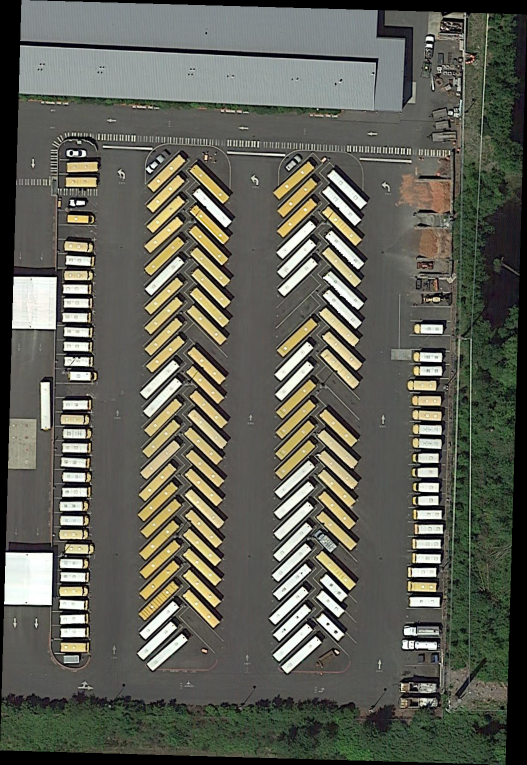
#> input picture src/data/test/images/P0006.png, 1054 x 1529 px (shown at 1/2 size); its folder holds only this picture in this run
$ python resize_images_and_labels.py
#> lines starting #> are read from the running program, lines starting #| are printed output that depends on the picture
#> in batch_resize_images_and_labels, img is the input picture: PIL image 1054x1529 RGB; mean R, G, B 95.9, 96.8, 86.5
import os
from PIL import Image


# Resize Images
def resize_image(img, target_size, max_size):
#> called with target_size = 500, max_size = 1000
    width, height = img.size
#> width = 1054; height = 1529
    min_edge = min(width, height)
#> min_edge = 1054
    ratio = target_size / min_edge  # Calculate the scale ratio for short edge
#> ratio = 0.474
    new_width = int(width * ratio)
#> new_width = 500
    new_height = int(height * ratio)
#> new_height = 725

    # Check if the long edge exceed the max_size
    if max(new_width, new_height) > max_size:
        ratio = max_size / max(new_width, new_height)
        new_width = int(new_width * ratio)
        new_height = int(new_height * ratio)

    return img.resize((new_width, new_height), Image.Resampling.LANCZOS)
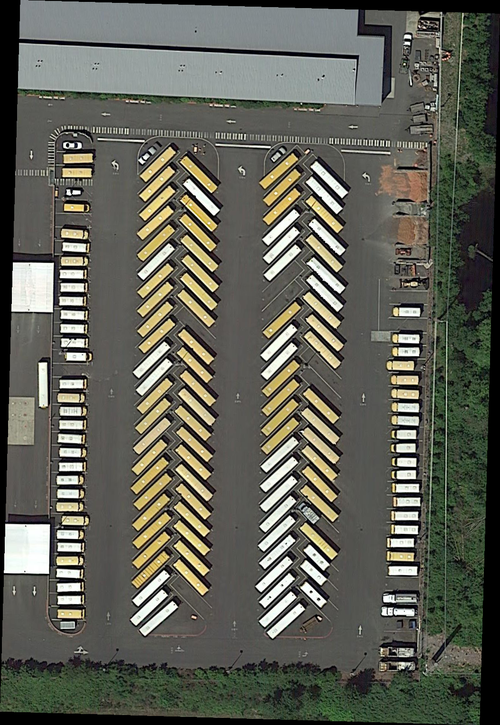
#> returned value: PIL image 500x725 RGB; mean R, G, B 96, 96.9, 86.6


# Batch resize images and labels
def batch_resize_images_and_labels(
        root_dir: str = 'tiny_train',
        image_dir: str = 'images',
        label_dir: str = 'labels',
        target_size: int = 500,
        max_size: int = 1000,
):
    # Process all images and labels
    for root, dirs, files in os.walk(os.path.join(root_dir, image_dir)):
        for file in files:
            if file.lower().endswith(('.png', '.jpg', '.jpeg')):
                file_path = os.path.join(root, file)
                try:
                    with Image.open(file_path) as img:
                        resized_img = resize_image(img, target_size, max_size)
                        resized_img.save(file_path)  # overwrite source file
                        # print(f"Resize {file} -> {resized_img.size}")
                        ratio = resized_img.width / img.width
#> ratio = 0.474
                    label_path = os.path.join(root_dir, label_dir, file.split('.')[0] + '.txt')
                    label_raws = []
                    with open(label_path) as label_file:
                        lines = label_file.readlines()
                        label_raws.extend(lines[:2])
                        for line in lines[2:]:
                            parts = line.strip().split()
                            if len(parts) < 9:
                                label_raws.append(line)
                                continue
                            points = list(map(lambda i: str(int(ratio * int(i))), parts[:8]))
                            label_raws.append(' '.join(points) + ' ' + parts[8] + ' ' + parts[9] + '\n')
                    if len(label_raws) <= 2:
                        print(file_path)
                    with open(label_path, 'w') as label_file:
                        label_file.writelines(label_raws)
                except Exception as e:
                    print(f"Failed to resize {file}, error: {e}")


if __name__ == '__main__':
    batch_resize_images_and_labels(
        root_dir='tiny_train',
    )

$ run again, on src/data/test/images/P0035.png
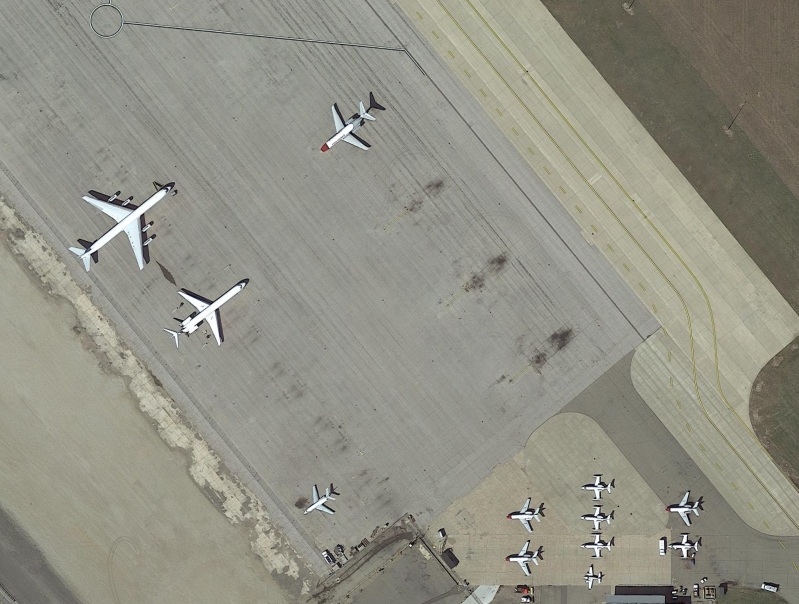
#> input picture src/data/test/images/P0035.png, 1597 x 1208 px (shown at 1/2 size)
#> in batch_resize_images_and_labels, img is the input picture: PIL image 1597x1208 RGB; mean R, G, B 145.5, 144.9, 133.2
#> in resize_image, `return img.resize((new_width, new_height), Image.Resampling.LANCZOS)`:
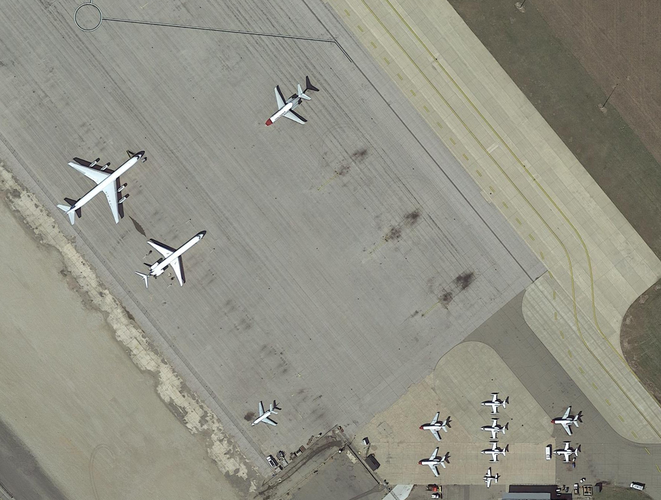
#> returned value: PIL image 661x500 RGB; mean R, G, B 145.5, 144.8, 133.2

$ run again, on src/data/test/images/P0014.png
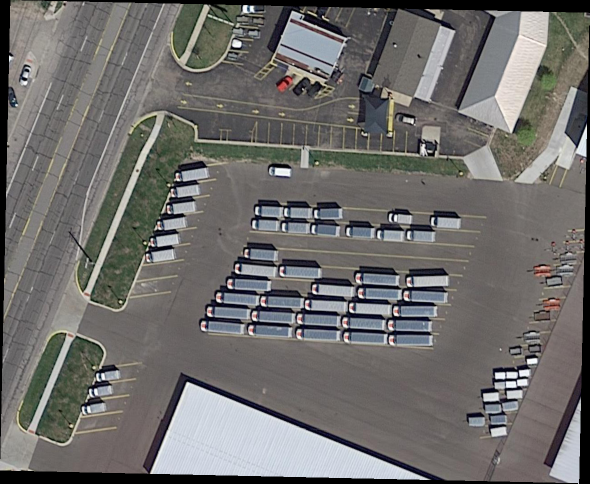
#> input picture src/data/test/images/P0014.png, 1179 x 967 px (shown at 1/2 size)
#> in batch_resize_images_and_labels, img is the input picture: PIL image 1179x967 RGB; mean R, G, B 110.8, 109.3, 107.4
#> in resize_image, `return img.resize((new_width, new_height), Image.Resampling.LANCZOS)`:
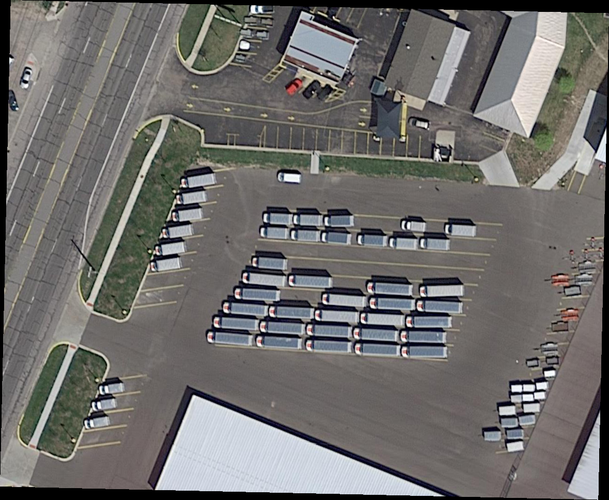
#> returned value: PIL image 609x500 RGB; mean R, G, B 110.9, 109.3, 107.5

$ run again, on src/data/test/images/P0015.png
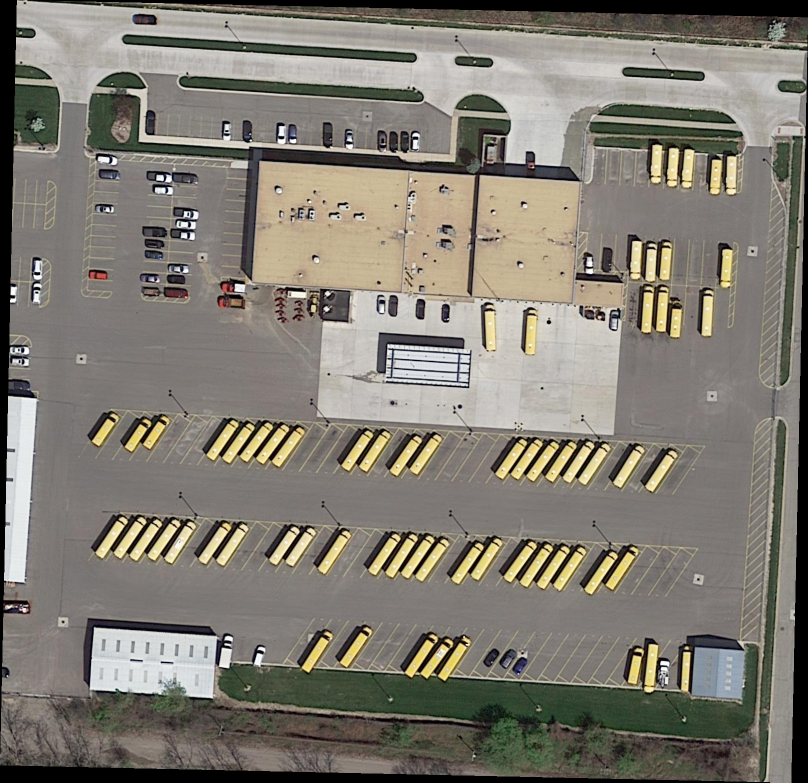
#> input picture src/data/test/images/P0015.png, 1616 x 1565 px (shown at 1/2 size)
#> in batch_resize_images_and_labels, img is the input picture: PIL image 1616x1565 RGB; mean R, G, B 128.1, 123.7, 113.8
#> in resize_image, `return img.resize((new_width, new_height), Image.Resampling.LANCZOS)`:
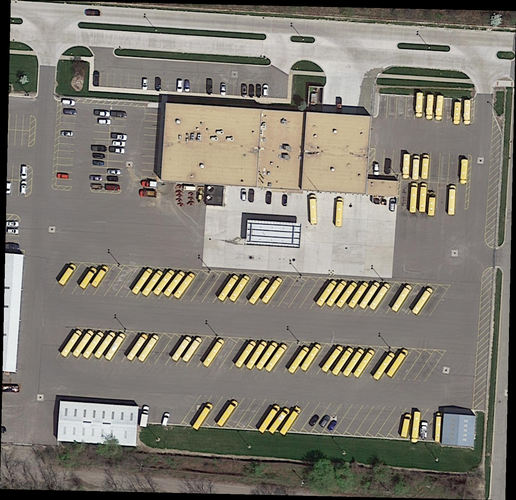
#> returned value: PIL image 516x500 RGB; mean R, G, B 128.1, 123.8, 113.9

$ run again, on src/data/test/images/P0016.png
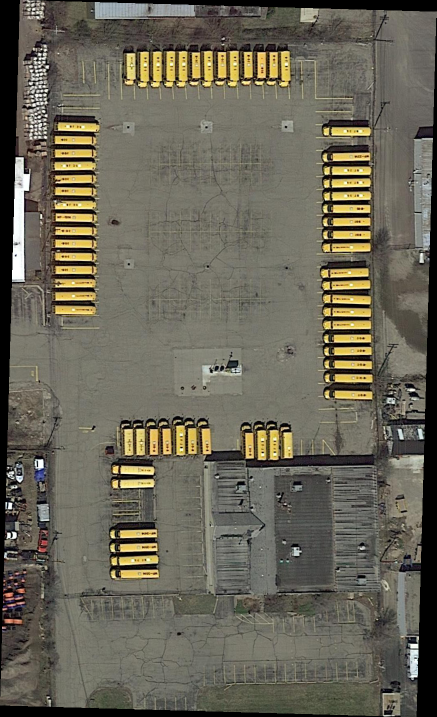
#> input picture src/data/test/images/P0016.png, 873 x 1434 px (shown at 1/2 size)
#> in batch_resize_images_and_labels, img is the input picture: PIL image 873x1434 RGB; mean R, G, B 104.7, 100.9, 87
#> in resize_image, `return img.resize((new_width, new_height), Image.Resampling.LANCZOS)`:
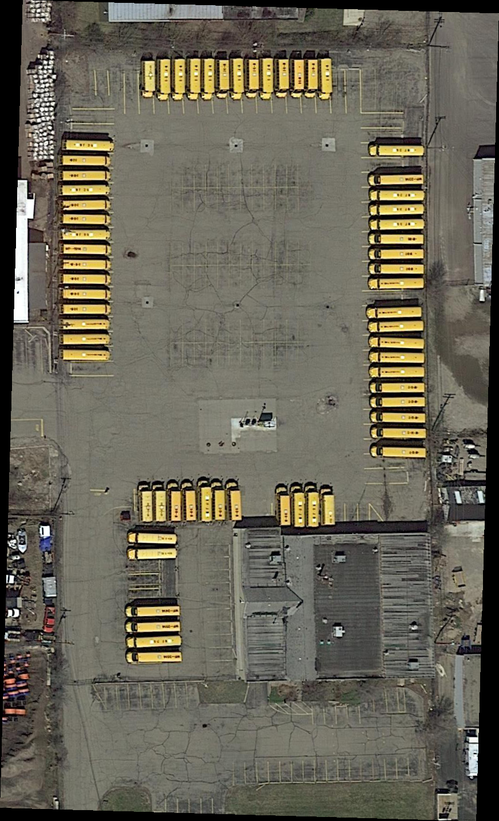
#> returned value: PIL image 499x821 RGB; mean R, G, B 104.7, 101, 87
